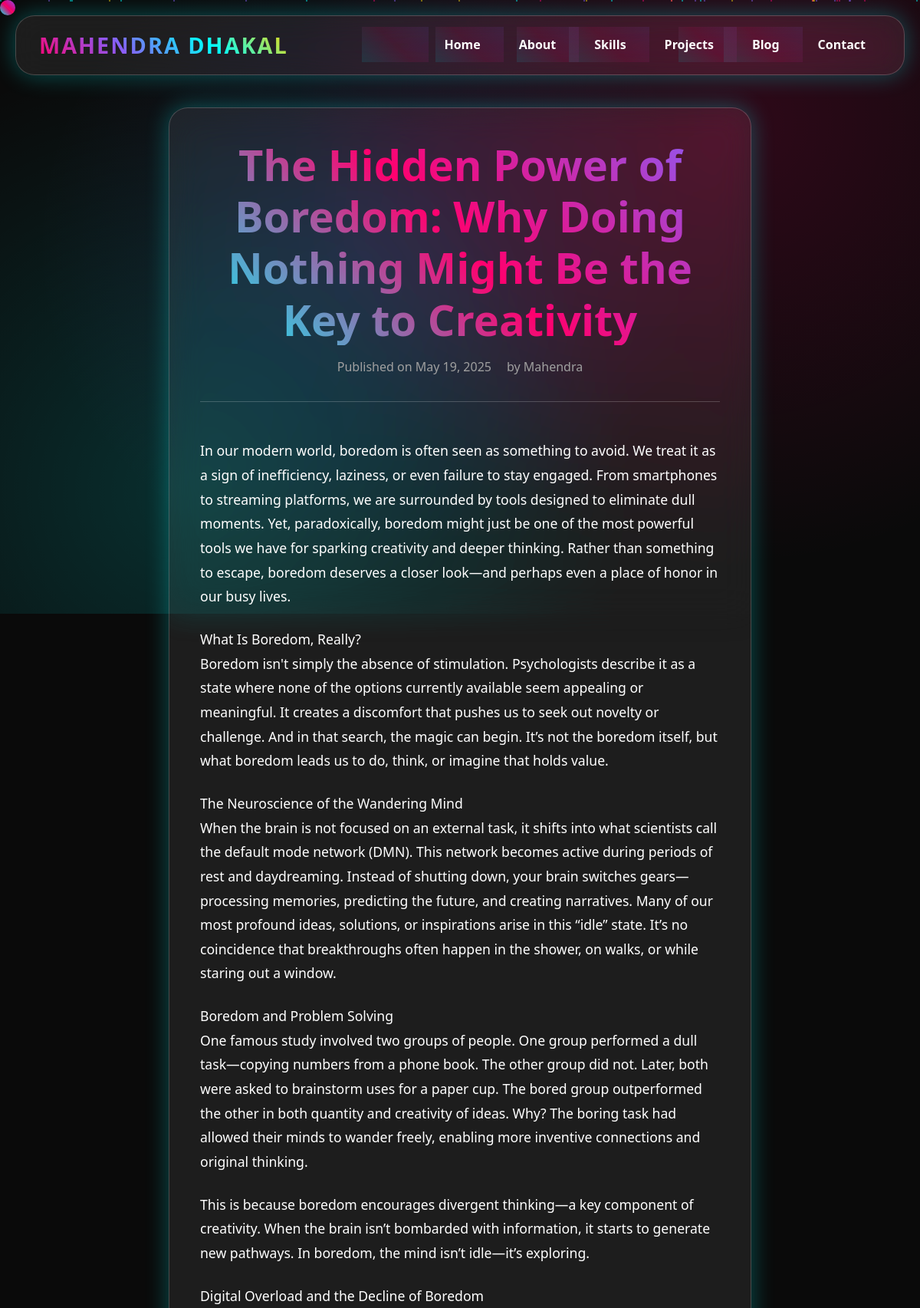
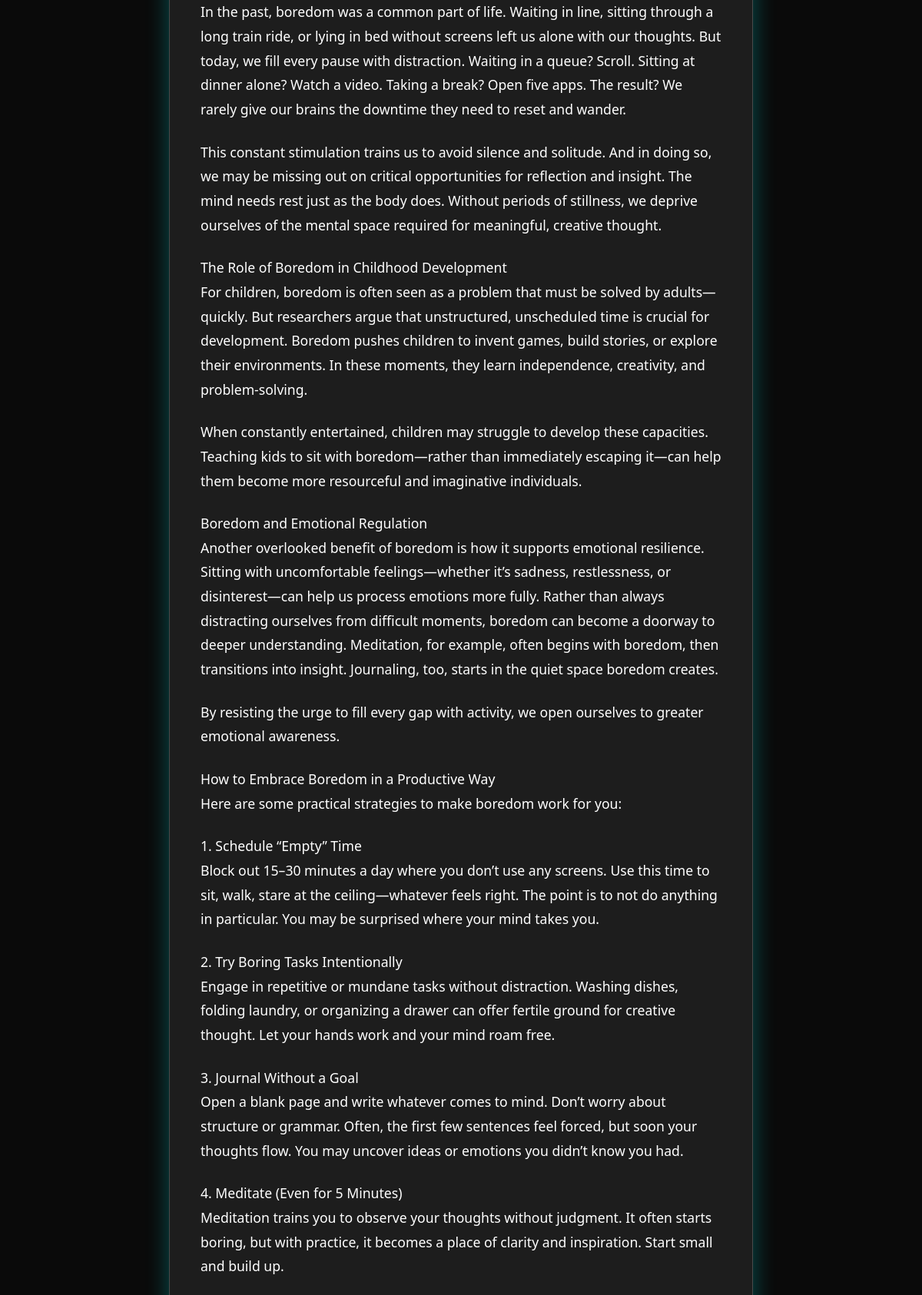
The app's page /blog/2/ (upper part) with its own data (2 pictures, top to bottom).
### blog/models.py (models this page shows, shortened)
class BlogPost(models.Model):
    title = models.CharField(max_length=300)
    content = models.TextField()
    created_on = models.DateTimeField(auto_now_add=True)
    updated_on = models.DateTimeField(auto_now=True)
    author = models.CharField(max_length=300)

### blog/views.py (the view)
# urls.py: path('blog/<int:post_id>/', blog_detail, name='blog_detail'),
def blog_detail(request, post_id):
    post = get_object_or_404(BlogPost, id=post_id)
    return render(request, 'details.html', {'post': post})

### blog/templates/details.html (shortened to what this page needs)
{% load static %}
<!DOCTYPE html>
<html lang="en">
<head>
    <link rel="stylesheet" href="{% static 'css/style.css' %}">
</head>
<body>
    <div class="bg-canvas" aria-hidden="true"></div>
    <div class="bg-gradient" aria-hidden="true"></div>
    <div class="particles" aria-hidden="true" id="particles-js"></div>
    <div class="nav-container">
        <nav class="navbar" role="navigation" aria-label="Main navigation">
            <div class="logo" role="img" aria-label="Mahendra Dhakal Logo">
                Mahendra Dhakal
            </div>
            <ul class="nav-menu">
                <li><a href="{% url 'index' %}" class="nav-link">Home</a></li>
                <li><a href="{% url 'index' %}#about" class="nav-link">About</a></li>
                <li><a href="{% url 'index' %}#skills" class="nav-link">Skills</a></li>
                <li><a href="{% url 'index' %}#projects" class="nav-link">Projects</a></li>
                <li><a href="{% url 'blog-list' %}" class="nav-link">Blog</a></li>
                <li><a href="{% url 'index' %}#contact" class="nav-link">Contact</a></li>
            </ul>
        </nav>
    </div>
    <div class="page-content">
        <section class="section" style="padding-top: 140px;">
            <div class="blog-post-container">
                <article class="blog-post">
                    <header class="blog-header">
                        <h1 class="blog-title">{{ post.title }}</h1>
                        <div class="blog-meta">
                            <time datetime="{{ post.created_on|date:'c' }}">
                                Published on {{ post.created_on|date:"F d, Y" }}
                            </time>
                            <span class="author">by {{ post.author }}</span>
                        </div>
                    </header>
                    <div class="blog-content">
                        {{ post.content|linebreaks }}
                    </div>
                </article>
            </div>
        </section>
    </div>
</body>
</html>

### static/css/style.css (style rules this page uses)
:root { --primary-neon: #00ffff; --secondary-electric: #ff006e; --accent-hologram: #8b5cf6; --gold-cyber: #ffd700; --gradient-main: linear-gradient(135deg, #667eea 0%, #764ba2 100%); --gradient-neon: linear-gradient(45deg, #00ffff, #ff006e, #8b5cf6); --gradient-holographic: linear-gradient(45deg, #ff006e, #8b5cf6, #00ffff, #ffd700); --bg-primary: #0a0a0a; --bg-secondary: #111111; --bg-card: rgba(255, 255, 255, 0.05); --text-primary: #ffffff; --text-secondary: #a0a0a0; --glass-bg: rgba(255, 255, 255, 0.08); --glass-border: rgba(255, 255, 255, 0.2); --glass-backdrop: blur(20px) saturate(180%); --shadow-neon: 0 0 30px rgba(0, 255, 255, 0.3); --shadow-electric: 0 0 40px rgba(255, 0, 110, 0.4); --shadow-hologram: 0 0 50px rgba(139, 92, 246, 0.3); --ease-bounce: cubic-bezier(0.68, -0.55, 0.265, 1.55); --ease-smooth: cubic-bezier(0.25, 0.46, 0.45, 0.94); --ease-electric: cubic-bezier(0.87, 0, 0.13, 1); }
* { margin: 0; padding: 0; box-sizing: border-box; }
html { scroll-behavior: smooth; scroll-padding-top: 100px; }
body { font-family: 'Segoe UI', -apple-system, system-ui, sans-serif; background: var(--bg-primary); color: var(--text-primary); overflow-x: hidden; line-height: 1.6; animation: bodyLoad 1.5s var(--ease-smooth) forwards; position: relative; }
body * { cursor: default; }
a, button, .nav-link, .cta-button, .contact-link, .menu-toggle { cursor: pointer; }
.bg-canvas { position: fixed; top: 0; left: 0; width: 100vw; height: 100vh; z-index: -3; background: var(--bg-primary); }
.bg-gradient { position: fixed; top: 0; left: 0; width: 100vw; height: 100vh; z-index: -2; background: radial-gradient(circle at 20% 80%, rgba(0, 255, 255, 0.15) 0%, transparent 50%), radial-gradient(circle at 80% 20%, rgba(255, 0, 110, 0.15) 0%, transparent 50%), radial-gradient(circle at 40% 40%, rgba(139, 92, 246, 0.1) 0%, transparent 50%); animation: gradientShift 15s ease-in-out infinite alternate; }
.particles { position: fixed; top: 0; left: 0; width: 100vw; height: 100vh; z-index: -1; overflow: hidden; }
.nav-container { position: fixed; top: 20px; left: 50%; transform: translateX(-50%); z-index: 1000; width: calc(100% - 40px); max-width: 1200px; }
.navbar { background: var(--glass-bg); backdrop-filter: var(--glass-backdrop); border: 1px solid var(--glass-border); border-radius: 25px; padding: 15px 30px; display: flex; justify-content: space-between; align-items: center; box-shadow: var(--shadow-neon); transition: all 0.3s var(--ease-smooth); }
.logo { font-size: clamp(1.2rem, 3vw, 1.8rem); font-weight: 900; background: var(--gradient-holographic); background-clip: text; -webkit-background-clip: text; -webkit-text-fill-color: transparent; animation: textShine 3s ease-in-out infinite alternate; letter-spacing: 2px; text-transform: uppercase; }
.nav-menu { display: flex; list-style: none; gap: 10px; align-items: center; }
.nav-link { position: relative; color: var(--text-primary); text-decoration: none; padding: 12px 20px; border-radius: 15px; font-weight: 600; transition: all 0.3s var(--ease-bounce); overflow: hidden; }
.nav-link::before { content: ''; position: absolute; top: 0; left: -100%; width: 100%; height: 100%; background: var(--gradient-neon); transition: left 0.5s var(--ease-electric); z-index: -1; opacity: 0.1; }
.section { padding: 120px 20px; max-width: 1400px; margin: 0 auto; position: relative; }
.page-content { min-height: 100vh; padding-bottom: 60px; }
.blog-post-container { max-width: 800px; margin: 0 auto; padding: 0 20px; }
.blog-post { background: var(--glass-bg); backdrop-filter: var(--glass-backdrop); border: 1px solid var(--glass-border); border-radius: 25px; padding: 40px; box-shadow: var(--shadow-neon); }
.blog-header { text-align: center; margin-bottom: 3rem; padding-bottom: 2rem; border-bottom: 1px solid var(--glass-border); }
.blog-title { font-size: clamp(2rem, 5vw, 3.5rem); font-weight: 800; background: var(--gradient-neon); background-clip: text; -webkit-background-clip: text; -webkit-text-fill-color: transparent; margin-bottom: 1rem; line-height: 1.2; }
.blog-meta { color: var(--text-secondary); font-size: 1rem; display: flex; justify-content: center; gap: 20px; flex-wrap: wrap; }
.blog-content { font-size: 1.1rem; line-height: 1.8; color: var(--text-primary); margin-bottom: 3rem; }
.blog-content p { margin-bottom: 1.5rem; }

### records on screen
BlogPost: title "The Hidden Power of Boredom: Why Doing Nothing Might Be the Key to Creativity", created_on "May 19, 2025", author "Mahendra", content "In our modern world, boredom is often seen as something to avoid. We treat it as a sign of inefficiency, laziness, or even failure to stay engaged. From smartphones to streaming platforms, we are surrounded by tools designed to eliminate dull moments. Yet, paradoxically, boredom might just be one of the most powerful tools we have for sparking creativity and deeper thinking. Rather than something to escape, boredom deserves a closer look—and perhaps even a place of honor in our busy lives. What Is Boredom, Really? Boredom isn't simply the absence of stimulation. Psychologists describe it as a state where none of the options currently available seem appealing or meaningful. It creates a…"
